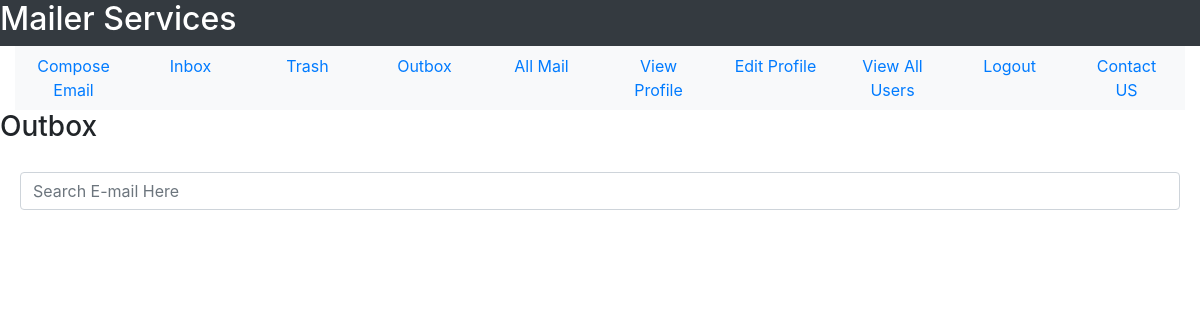
Before: /outbox (signed in) with the older database file.
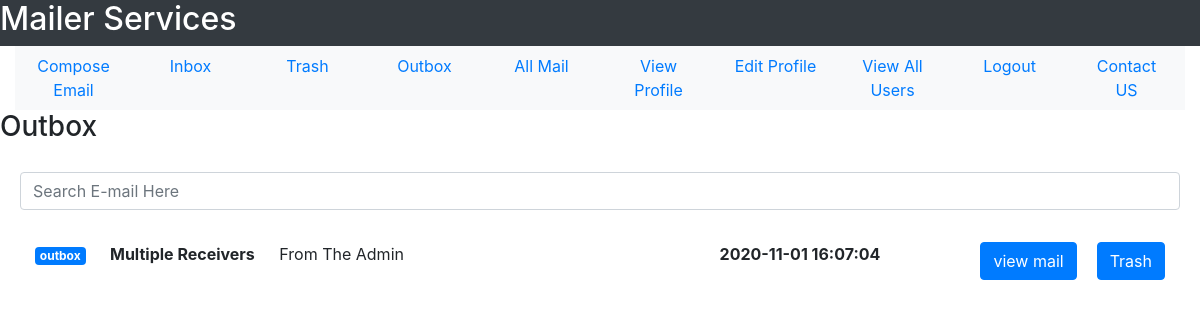
After: the same page with the newer database file.
### tables this page shows
CREATE TABLE mail(mail_id INTEGER PRIMARY KEY, sender_id INTEGER NOT NULL, receiver_id INTEGER NOT NULL, mail_subject TEXT, mail_body TEXT,  mail_date TEXT NOT NULL,mail_seen INTEGER DEFAULT 0 CHECK(mail_seen == 0 OR mail_seen == 1), sender_trashed INTEGER DEFAULT 0 CHECK(sender_trashed == 0 OR sender_trashed == 1), receiver_trashed INTEGER DEFAULT 0 CHECK(receiver_trashed == 0 OR receiver_trashed == 1), multiple_receivers INTEGER DEFAULT 0 CHECK(multiple_receivers == 0 OR multiple_receivers == 1), FOREIGN KEY(sender_id, receiver_id) REFERENCES user(user_id, user_id));

### User/User_Mail/user_mail.py (the view)
@user_mail_bp.route("/outbox")
def see_outbox():
    outbox = return_outbox(get_user_id(session["email"]))
    return render_template("User_Mail/outbox.html", outbox_mails = outbox, user_mail = session["email"])

### User/User_Mail/user_mail.py (called while the page is built)
def get_user_id(user_email):
    sqlite_connection = sqlite3.connect('MAIL_DB.db')
    select_user_query = """SELECT user_id FROM user WHERE user_email = ?;"""
    select_user_query_data = (user_email,)
    user_record = sqlite_connection.execute(select_user_query, select_user_query_data)
    user_id = 0
    for data in user_record:
        user_id = data[0]
    sqlite_connection.close()
    return user_id

def get_user_email(user_id):
    sqlite_connection = sqlite3.connect('MAIL_DB.db')
    select_user_query = """SELECT user_email FROM user WHERE user_id = ?;"""
    select_user_query_data = (user_id,)
    user_record = sqlite_connection.execute(select_user_query, select_user_query_data)
    user_email = ""
    for data in user_record:
        user_email = data[0]
    sqlite_connection.close()
    return user_email

def remove_milli_seconds(full_date):
    date = datetime.strptime(full_date, '%Y-%m-%d %H:%M:%S.%f')
    return date.strftime('%Y-%m-%d %H:%M:%S')

### User/User_Mail/templates/User_Mail/outbox.html (shortened to what this page needs)
<!DOCTYPE html>
<html lang = "en">
    <head>
        <link rel="stylesheet" href="https://maxcdn.bootstrapcdn.com/bootstrap/4.5.2/css/bootstrap.min.css">
    </head>
<body>
    <div class = "container-fluid">
    <div class = "row bg-dark text-white">
        <h2>Mailer Services</h2>
    </div>
    <div>
        <ul class = "nav nav-justified bg-light">
            <li class = 'nav-item'>
                <a href = "{{url_for('user_mail_bp.compose_email')}}" class = 'nav-link'>Compose Email</a>
            </li>
            <li class = 'nav-item'>
                <a href = "{{url_for('user_mail_bp.see_inbox')}}" class = 'nav-link'>Inbox</a>
            </li>
            <li class = 'nav-item'>
                <a href = "{{url_for('user_mail_bp.trash')}}" class = 'nav-link'>Trash</a>
            </li>
            <li class = 'nav-item'>
                <a href = "{{url_for('user_mail_bp.see_outbox')}}" class = 'nav-link'>Outbox</a>
            </li>
            <li class = 'nav-item'>
                <a href = "{{url_for('user_mail_bp.see_all_mail')}}" class = 'nav-link'>All Mail</a>
            </li>
            <li class = 'nav-item'>
                <a href = "{{url_for('user_profile_bp.view_profile')}}" class = 'nav-link'>View Profile</a>
            </li>
            <li class = 'nav-item'>
                <a href = "{{url_for('user_profile_bp.edit_profile_form')}}" class = 'nav-link'>Edit Profile</a>
            </li>
            <li class = 'nav-item'>
                <a href = "{{url_for('user_profile_bp.view_all_users')}}" class = 'nav-link'>View All Users</a>
            </li>
            <li class = 'nav-item'>
                <a href = "{{url_for('user_profile_bp.logout')}}" class = 'nav-link'>Logout</a>
            </li>
            <li class = 'nav-item'>
                <a href = "{{url_for('user_profile_bp.contact_us')}}" class = 'nav-link'>Contact US</a>
            </li>
        </ul>
    </div>
    <div class = "row">
        <h3>Outbox</h3>
    </div>
    <div class = "row">
        <input type = "text" id = "searchBar" class = "form-control" placeholder = "Search E-mail Here" style = "margin: 20px;">
    </div>
    <div>
       <ul class = "list-group list-group-flush">
           {% for mail in outbox_mails %}
           <li class = "list-group-item">
               <span class = "badge badge-primary">outbox</span>
               {% if mail["receiver_mail"] != "Multiple Receivers"%}
                    <a href = "{{url_for('user_mail_bp.compose_to_email', user_mail = mail['receiver_mail'])}}" style = "color: black;">
                        <strong style = "margin-left: 20px;" id = "userMail">{{mail['receiver_mail']}}</strong>
                    </a>
                {% else %}
                    <strong style = "margin-left: 20px;" id = "userMail">{{mail['receiver_mail']}}</strong>
                {% endif %}
               <span style = "margin-left: 20px;" id = "mailSubject">{{mail['mail_subject']}}</span>
               <a href = "{{url_for('user_mail_bp.outbox_to_trash', mail_id = mail['mail_id'])}}"
               class = "btn btn-primary float-right" style = "margin-left: 20px;">Trash</a>
               <a href = "{{url_for('user_mail_bp.view_mail', mail_id = mail['mail_id'])}}"
               class = "btn btn-primary float-right">view mail</a>
               <strong style = "margin-right: 100px;" class = "float-right">{{mail['mail_date']}}</strong>
           </li>
           {% endfor %}
       </ul>
    </div>
    </div>
</body>
</html>

Changed rows visible on the page:
added mail: mail_subject "From The Admin"
Other visible differences:
new list line: "outbox Multiple Receivers Trash view mail 2020-11-01 16:07:04"
